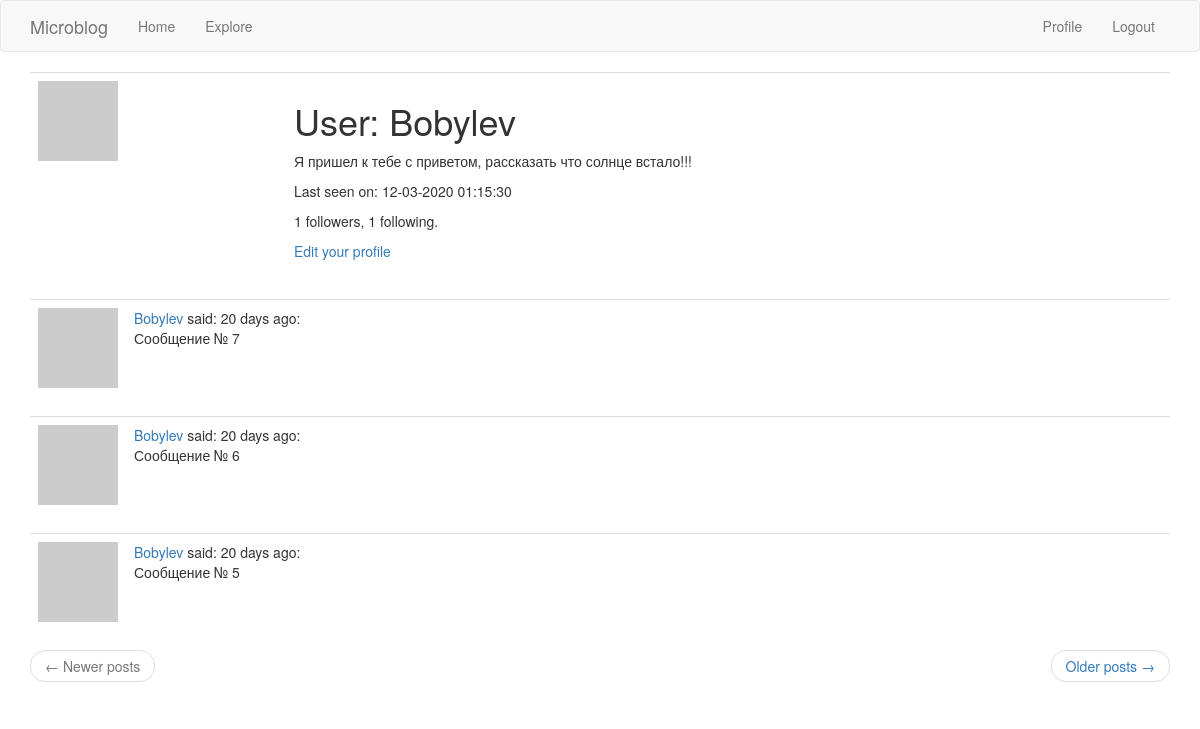
Page /user/Bobylev (signed in) on the earlier database version.
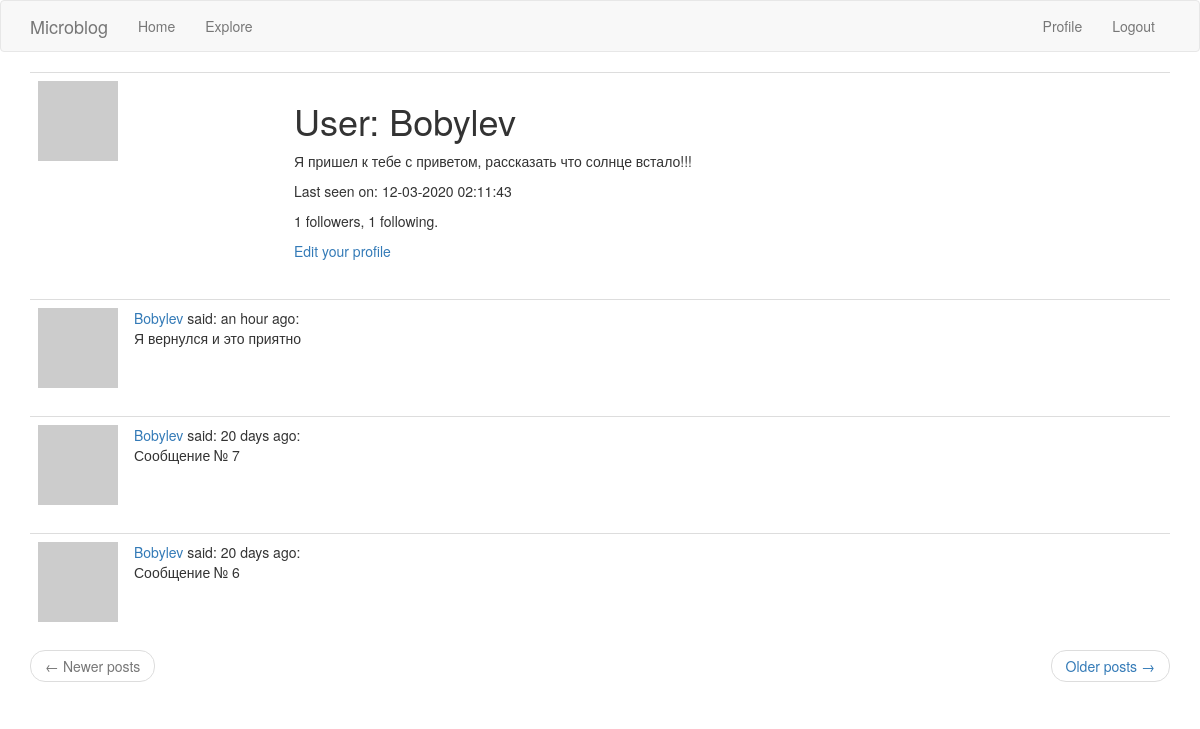
Same page on the later database version.
### app/models.py (models this page shows, shortened)
class User(UserMixin, db.Model):
    __tablename__ = "user"
    id = db.Column(db.Integer, primary_key=True)
    username = db.Column(db.String(64), index=True, unique=True)
    email = db.Column(db.String(120), index=True, unique=True)
    password_hash = db.Column(db.String(128))
    about_me = db.Column(db.String(140))
    last_seen = db.Column(db.DateTime, default=datetime.utcnow)
    posts = db.relationship('Post', back_populates='author')
    followed = db.relationship(
        'User', secondary=followers,
        primaryjoin=(followers.c.follower_id == id),
        secondaryjoin=(followers.c.followed_id == id),
        backref=db.backref('followers', lazy='dynamic'),
        lazy='dynamic'
    )
    def avatar(self, size):
        email = "dotnetcoder@mail.ru"
        digest = md5(email.encode('utf-8')).hexdigest()
        url = f'https://www.gravatar.com/avatar/{digest}?d=identicon&s={size}'
        return url

class Post(db.Model):
    __tablename__ = "post"
    id = db.Column(db.Integer, primary_key=True)
    body = db.Column(db.String(140))
    timestamp = db.Column(db.DateTime, index=True, default=datetime.utcnow)
    user_id = db.Column(db.Integer, db.ForeignKey('user.id'))
    author = db.relationship("User", back_populates='posts' )

### app/routes.py (the view)
@app.route('/user/<username>')
@login_required
def user(username):
    user = User.query.filter_by(username=username).first_or_404()
    page = request.args.get('page', 1, type=int)
    per_page = app.config['POSTS_PER_PAGE']
    query = Post.query.filter(Post.user_id == user.id).order_by(Post.timestamp.desc())
    page_posts: Pagination = query.paginate(page, per_page, error_out=False)
    posts = page_posts.items
    next_url = url_for('user', username=user.username, page=page_posts.next_num)\
        if page_posts.has_next else None
    prev_url = url_for('user', username=user.username, page=page_posts.prev_num)\
        if page_posts.has_prev else None
    app.logger.info(f'GET /user/{user.username}')
    return render_template('user.html', user=user, posts=posts, prev_url=prev_url, next_url=next_url)

### app/models.py (called while the page is built)
@login.user_loader
def load_user(id):
    return User.query.get(int(id))

### app/routes.py (called while the page is built)
@app.before_request
def before_request():
    if current_user.is_authenticated:
        current_user.last_seen = datetime.utcnow()
        db.session.commit()

### app/templates/user.html
{% extends "base.html" %}
{% block app_content %}
    <table class="table table-hover">
        <tr>
            <td width="256px"><img src="{{ user.avatar(256) }}"></td>
            <td>
                <h1>User: {{ user.username }}</h1>
                {% if user.about_me %}<p>{{ user.about_me }}</p>{% endif %}
                {% if user.last_seen %}
                <p>Last seen on: {{ moment(user.last_seen).format('DD-MM-YYYY hh:mm:ss') }}</p>
                {% endif %}
                <p>{{ user.followers.count() }} followers, {{ user.followed.count() }} following.</p>
                {% if user == current_user %}
                <p><a href="{{ url_for('edit_profile') }}">Edit your profile</a></p>
                {% elif not current_user.is_following(user) %}
                <p><a href="{{ url_for('follow', username=user.username) }}">Follow</a></p>
                {% else %}
                <p><a href="{{ url_for('unfollow', username=user.username) }}">Unfollow</a></p>
                {% endif %}
            </td>
        </tr>
    </table>
    {% for post in posts %}
        {% include '_post.html' %}
    {% endfor %}
    <nav aria-label="...">
        <ul class="pager">
            <li class="previous{% if not prev_url %} disabled{% endif %}">
                <a href="{{ prev_url or '#' }}">
                    <span aria-hidden="true">&larr;</span> Newer posts
                </a>
            </li>
            <li class="next{% if not next_url %} disabled{% endif %}">
                <a href="{{ next_url or '#' }}">
                    Older posts <span aria-hidden="true">&rarr;</span>
                </a>
            </li>
        </ul>
    </nav>
{% endblock %}

### app/templates/_post.html
<table class="table table-hover">
    <tr>
        <td width="70px">
            <a href="{{ url_for('user', username=post.author.username) }}">
                <img src="{{ post.author.avatar(70) }}" />
            </a>
        </td>
        <td>
            <a href="{{ url_for('user', username=post.author.username) }}">
                {{ post.author.username }}
            </a>
            said: {{ moment(post.timestamp).fromNow() }}:
            <br>
            {{ post.body }}
        </td>
    </tr>
</table>

Differences in the rows shown:
no longer on this page (row unchanged): Post: author.username "Bobylev", timestamp "20 days ago", body "Сообщение № 5"
changed User "Bobylev": last_seen "12-03-2020 01:15:30" → "12-03-2020 02:11:43"
added Post: author.username "Bobylev", timestamp "an hour ago", body "Я вернулся и это приятно"
